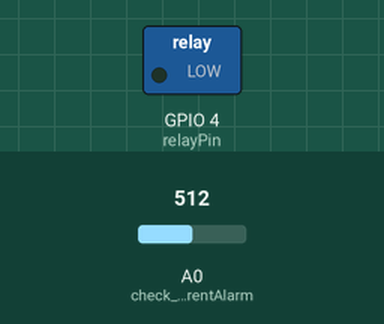
This sketch was run on a simulated ESP8266 (NodeMCU). Shown: switched loads named in the sketch (green lamp = pin HIGH). The inputs (shaded band) are chosen by the test bench; at power-on: A0 (check_CurrentAlarm) = 512. What the sketch prints to the serial monitor is not drawn.

Above: at 2.7 s.
2.8 s: A0 (check_CurrentAlarm) set to 288
4.7 s: A0 (check_CurrentAlarm) set to 274
At 6.0 s:
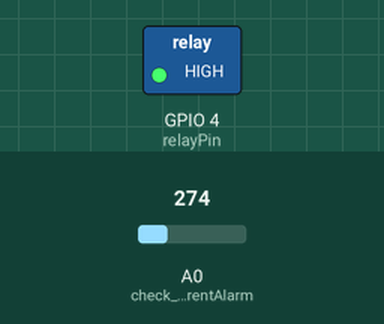
7.0 s: A0 (check_CurrentAlarm) set to 306
At 8.7 s:
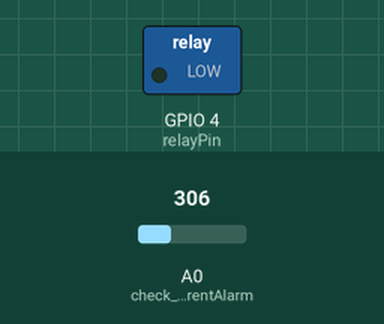
9.0 s: A0 (check_CurrentAlarm) set to 122
At 10.3 s:
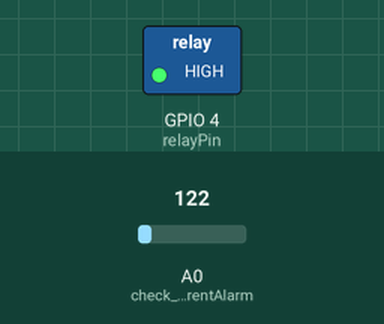
Timing chart, 0 to 12.0 s (numbered marks = the images above; inputs shaded):
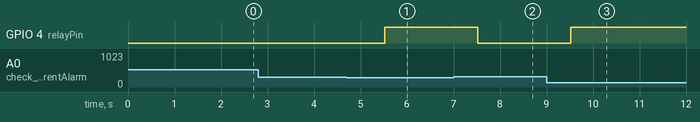

The sketch:

CayenneAlarmVentilator.ino
```cpp
/*
  Cayenne DS18B20 Example

  This sketch shows how to send DS18B20 Sensor data to the Cayenne Dashboard.

  The CayenneMQTT Library is required to run this sketch. If you have not already done so you can install it from the Arduino IDE Library Manager.

  Steps:
  1. Install the OneWire library (http://www.pjrc.com/teensy/td_libs_OneWire.html) from the Arduino Library Manager.
  2. Install the DallasTemperature library (http://milesburton.com/Main_Page?title=Dallas_Temperature_Control_Library#Code.2FLibrary) from the Arduino Library Manager.
  3. Attach a DS18B20 to a digital pin on your Arduino.
   Schematic:
   [Ground] -- [DS18B20] -- [4.7k resistor] -- [5V]
                   |______________|
                   |
              Digital Pin
  4. Set the SENSOR_PIN value below to the pin number you used when connecting the sensor.
  5. Set the VIRTUAL_CHANNEL value below to a free virtual channel (or the virtual channel of a DS18B20 Sensor widget you have added) in the Dashboard.
  6. Set the Cayenne authentication info to match the authentication info from the Dashboard.
  7. Compile and upload this sketch.
  8. Once the Arduino connects to the Dashboard it should automatically create a temporary display widget (or update the DS18B20 Sensor widget you have added) with data.
   To make a temporary widget permanent click the plus sign on the widget.
*/

#define CAYENNE_PRINT Serial  // Comment this out to disable prints and save space
#include <OneWire.h>
#include <DallasTemperature.h>
#include <CayenneMQTTESP8266.h>

// WiFi network info.
char ssid[] = "ssid";
char wifiPassword[] = "wifiPassword";

// Cayenne authentication info. This should be obtained from the Cayenne Dashboard.
char username[] = "3e0c3e40-62d4-11ea-b73d-1be39589c6b2";
char password[] = "1c5c4bbe04dc8daabce0a357cfe4d039114a7def";
char clientID[] = "6a9aa5f0-bf45-11ea-b767-3f1a8f1211ba";

bool alarm = false;
bool button = true;

#define SENSOR_PIN 5 // Do not use digital pins 0 or 1 since those conflict with the use of Serial.
#define relayPin 4

#define temperatureVPin 1
#define alarmVPin 2
#define relayVPin 3

OneWire oneWire(SENSOR_PIN);
DallasTemperature sensors(&oneWire);

void setup()
{
  Serial.begin(115200);
  Cayenne.begin(username, password, clientID, ssid, wifiPassword);
  sensors.begin();
  pinMode(relayPin, OUTPUT);
}

void loop()
{
  Cayenne.loop();

  if (button) {
    alarm = check_CurrentAlarm();
  } else {
    alarm = false;
  }

  digitalWrite(relayPin, alarm);
}

// This function is called at intervals to send sensor data to Cayenne.
CAYENNE_OUT(temperatureVPin)
{
  // Send the command to get temperatures.
  sensors.requestTemperatures();
  // This command writes the temperature in Celsius to the Virtual Channel.
  Cayenne.celsiusWrite(temperatureVPin, sensors.getTempCByIndex(0));
}

// This function is called at intervals to send sensor data to Cayenne.
CAYENNE_OUT(alarmVPin) {
  // This command writes the temperature in Celsius to the Virtual Channel.
  Cayenne.virtualWrite(alarmVPin, alarm);
}

CAYENNE_IN(relayPin) {
  if (getValue.asInt() == 0) {
    button = false;
  } else {
    button = true;
  }
}
```

OverCurrent.ino
```cpp
int analogValue3, normalState;
float voltage, maxCurrentState;

bool check_CurrentAlarm() {
  analogValue3 = analogRead(A0);
  voltage = 5000*analogValue3/1023;     //mV
  normalState = 2200;                   //mV
  maxCurrentState = 832,5;              //4.5 A * 185 mV
  if (voltage <= (normalState - maxCurrentState))
  {
    Serial.print("OVER CURRENT");
//    alarm = true;
  }

  // print out the value you read:

//  Serial.print("  Voltage:  ");
//  Serial.print(voltage);

  return (voltage <= (normalState - maxCurrentState));
}
```

Measured:
- the behaviour switches between 281 and 280 on A0 (check_CurrentAlarm) (found by bisection; images 0 and 1)
- after the input at 2.8 s, every drawn part: stays the same
- after the input at 4.7 s, GPIO 4 (relayPin): LOW → HIGH after 0.82 s
- after the input at 7.0 s, GPIO 4 (relayPin): HIGH → LOW after 0.52 s
- after the input at 9.0 s, GPIO 4 (relayPin): LOW → HIGH after 0.52 s
